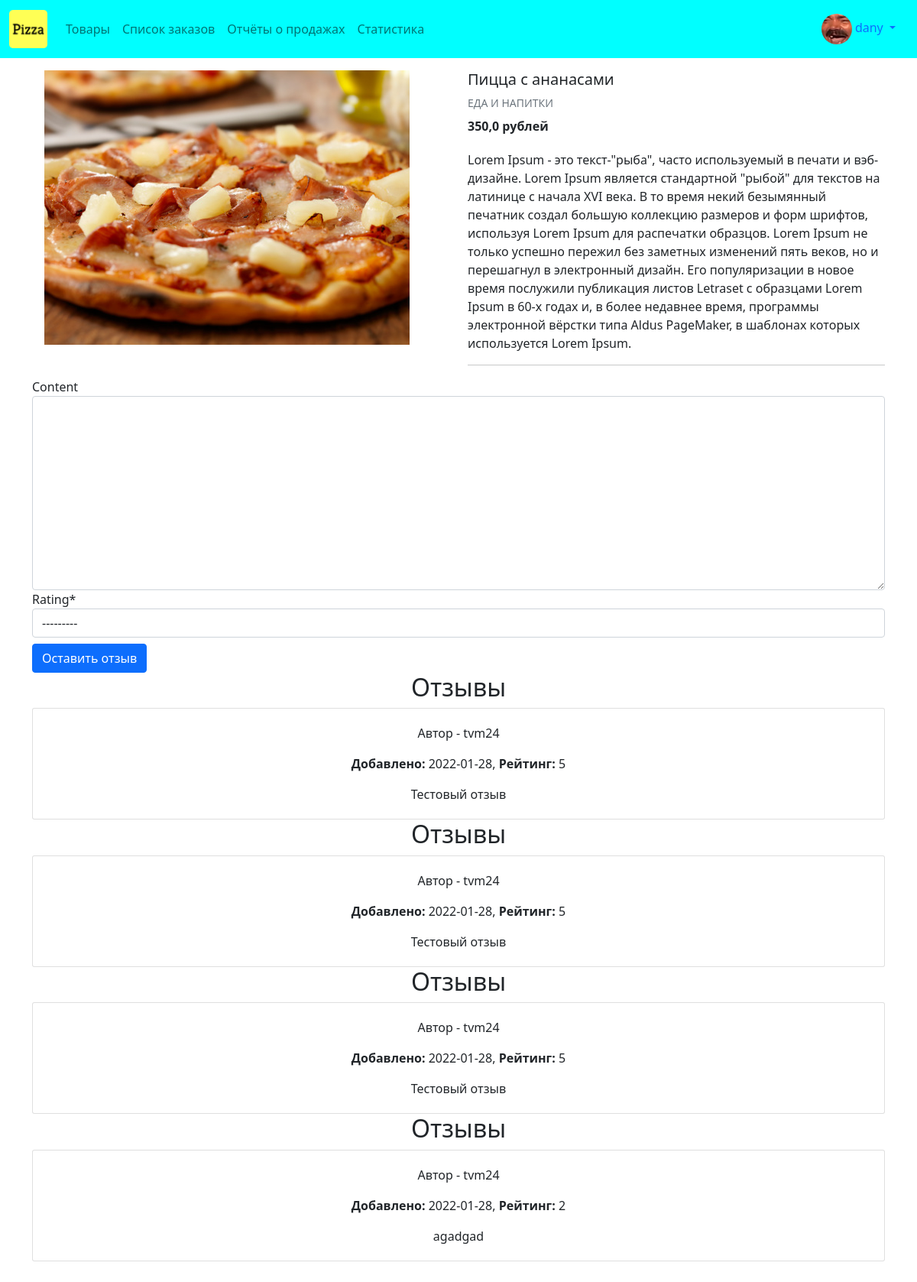
/1/ (signed in), run on the app's committed database.
### profiles/models.py (models this page shows, shortened)
class Profile(models.Model):
    user = models.OneToOneField(User, on_delete=models.CASCADE)
    bio = models.TextField(default="no bio")
    avatar = models.ImageField(upload_to='avatars', default='no_picture.png')
    created = models.DateTimeField(auto_now_add=True)
    updated = models.DateTimeField(auto_now=True)

### products/models.py (models this page shows, shortened)
class Product(models.Model):
    name = models.CharField(max_length=120)
    image = models.ImageField(upload_to='products', default='no_picture.png')
    price = models.FloatField(help_text='рублей')
    description = models.TextField(blank=True, null=True)
    created = models.DateTimeField(auto_now_add=True)
    updated = models.DateTimeField(auto_now=True)

class ProductReview(models.Model):
    product = models.ForeignKey(Product, related_name='reviews',
                                on_delete=models.CASCADE)
    author = models.ForeignKey(User, on_delete=models.CASCADE)
    content = models.TextField(blank=True, null=True)
    rating = models.IntegerField(choices=RATING_CHOICES)
    created = models.DateTimeField(auto_now_add=True)

### products/views.py (the view, shortened to what this page needs)
# urls.py: path('<str:pk>/', product_detail_view, name='product_detail'),
def product_detail_view(request, pk):
    product = Product.objects.get(id=pk)
    form = AddReview
    context = {
        'product': product,
        'form': form
    }
    return render(request, 'products/details.html', context)

### products/templates/products/details.html (shortened to what this page needs)
{% extends 'base.html' %}
{% load crispy_forms_tags %}
 {% block content %}
 <section class="mb-5">
    <div class="row">
      <div class="col-md-6 mb-4 mb-md-0">
        <div class="mdb-lightbox">
          <div class="row product-gallery mx-1">
            <div class="col-12 mb-0">
              <figure class="view overlay rounded z-depth-1 main-img">
                <a href="{{product.image.url}}"
                  data-size="710x823">
                  <img src="{{product.image.url}}"
                    class="img-fluid z-depth-1">
                </a>
            </div>
          </div>
        </div>
      </div>
      <div class="col-md-6">
        <h5>{{product.name}}</h5>
        <p class="mb-2 text-muted text-uppercase small">Еда и напитки</p>
        <p><span class="mr-1"><strong>{{product.price}} рублей</strong></span></p>
        <p class="pt-1">{{product.description}}</p>
        <hr>
    </div>
    {% if request.user.is_authenticated %}
        <form action="" method="POST">
            {{form|crispy}}
            <button type="submit" class="btn btn-primary mt-2">Оставить отзыв</button>
        </form>
    {% else %}
        <p>Войдите, чтобы оставить отзыв</p>
    {% endif %}
    {% for review in product.reviews.all %}
        <div class="container">
            <h2 class="text-center">Отзывы</h2>
            <div class="card">
                <div class="card-body">
                    <div class="row">
                        <div class="">
                            <p>
                                Автор - {{review.author}}
                        </p>
                            <p>
                                <strong>Добавлено: </strong>{{review.created|date:"Y-m-d"}},
                                <strong>Рейтинг: </strong>{{review.rating}}
                            </p>
                            {{review.content}}
                        </div>
                    </div>
                </div>
            </div>
        </div>
    {% empty %}
        <div class="notification">
            Отзывов нет
        </div>
    {% endfor %}
  </section>
  {% endblock content %}

### templates/navbar.html (shortened to what this page needs)
{% load static %}
{% url 'sales:home' as path_to_home %}
{% url 'sales:list' as path_to_sales %}
{% url 'reports:main' as path_to_reports %}
{% url 'products:products' as path_to_products %}
<nav class="navbar navbar-expand-lg navbar-light" style="background-color: #00ffff">
  <div class="container-fluid">
    <a class="navbar-brand" href="{{path_to_products}}"><img src="{% static 'logo.png' %}" class="logo-sm"></a>
    <div class="collapse navbar-collapse" id="navbarNav">
      <ul class="navbar-nav">
        <li class="nav-item">
          <a class="nav-link {% if request.path == path_to_products %} active{% endif %}" href="{{path_to_products}}">Товары</a>
        </li>
        <li class="nav-item">
          <a class="nav-link {% if request.path == path_to_sales %} active{% endif %}" href="{{path_to_sales}}">Список заказов</a>
        </li>
        <li class="nav-item">
          <a class="nav-link {% if request.path == path_to_reports %} active{% endif %}" href="{{path_to_reports}}">Отчёты о продажах</a>
        </li>
        <li class="nav-item">
          <a class="nav-link" href="{{path_to_home}}">Статистика</a>
        </li>
      </ul>
    </div>
    {% if request.user.is_authenticated %}
      <div class="nav-item dropdown">
        <div class="nav-link dropdown-toggle" id="navbarDropdownMenuLink" role="button" data-bs-toggle="dropdown" aria-expanded="false">
          <img src="{{request.user.profile.avatar.url}}" class="avatar-sm">&nbsp;{{request.user}}
        </div>
      </div>
    {% endif %}
  </div>
</nav>

### static/style.css (style rules this page uses)
.avatar-sm { height: 40px; width: 40px; border-radius: 50%; }
.logo-sm { height: 50px; width: auto; }
.card { position: relative; display: -ms-flexbox; display: flex; -ms-flex-direction: column; flex-direction: column; min-width: 0; word-wrap: break-word; background-color: #fff; background-clip: border-box; border: 1px solid rgba(0, 0, 0, .125); border-radius: .1875rem }
.card-body { -ms-flex: 1 1 auto; flex: 1 1 auto; padding: 1.25rem; text-align: center }
a { text-decoration: none !important }

### data on the page
Product: image (picture), name "Пицца с ананасами", price "350,0", description "Lorem Ipsum - это текст-\"рыба\", часто используемый в печати и вэб-дизайне. Lorem Ipsum является стандартной \"рыбой\" для текстов на латинице с начала XVI века. В то время некий безымянный печатник создал большую коллекцию размеров и форм шрифтов, используя Lorem Ipsum для распечатки образцов. Lorem Ipsum не только успешно пережил без заметных изменений пять веков, но и перешагнул в электронный дизайн. Его популяризации в новое время послужили публикация листов Letraset с образцами Lorem Ipsum в 60-х годах и, в более недавнее время, программы электронной вёрстки типа Aldus PageMaker, в шаблонах которых используется Lorem Ipsum."
ProductReview: author "tvm24", created "2022-01-28", rating "5", content "Тестовый отзыв"
ProductReview: author "tvm24", created "2022-01-28", rating "5", content "Тестовый отзыв"
ProductReview: author "tvm24", created "2022-01-28", rating "5", content "Тестовый отзыв"
ProductReview: author "tvm24", created "2022-01-28", rating "2", content "agadgad"

### other printed values
{{ request.user }} "dany"
